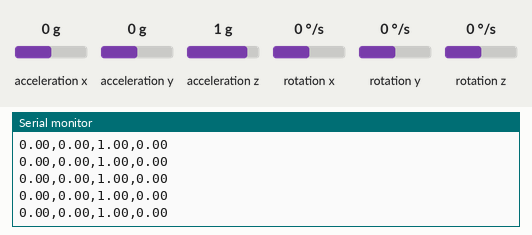
Simulated run of this sketch. Board: Arduino Nano 33 BLE. Parts: the last lines printed to the serial monitor. The test bench sets the inputs (shaded band); at power-on: acceleration x 0 g, acceleration y 0 g, acceleration z 1 g, rotation x 0 °/s, rotation y 0 °/s, rotation z 0 °/s.

Above: at 1.2 s.
1.3 s: acceleration x set to -1.4 g
At 2.1 s:
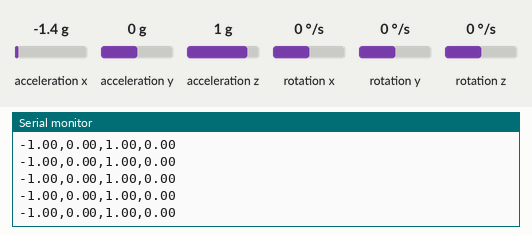
4.3 s: acceleration y set to -1.4 g
At 5.2 s:
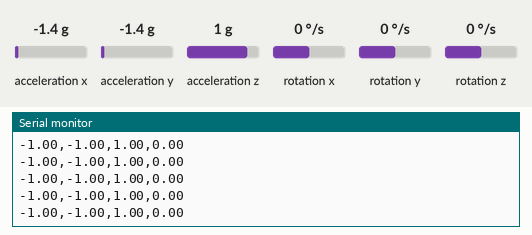
5.8 s: acceleration z set to -1.4 g
At 6.5 s:
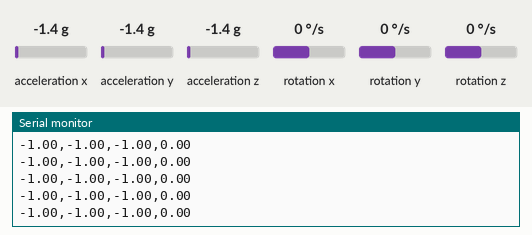
7.3 s: rotation x set to -192 °/s
At 8.3 s:
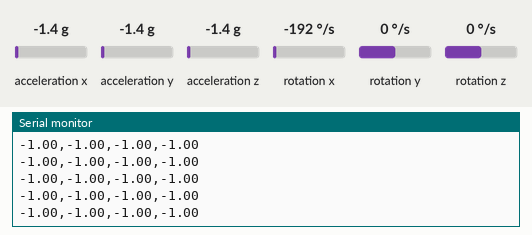

The sketch:

AMARASketch.ino
```cpp
#include <Arduino_LSM9DS1.h>

float xGyro, yGyro, zGyro, xAcc, yAcc, zAcc, normalizedXAcc, normalizedYAcc, normalizedZAcc;
float spikeX = 0;  // Stores the spike value for x (-1 to 1)

int threshold = 100;  // Degrees per second threshold for spike detection
float decayRate = 0.0;  // How fast spikes decay (0.95 = 5% decay per loop)

void setup() {
  Serial.begin(9600);
  while (!Serial);
  Serial.println("Started");

  if (!IMU.begin()) {
    Serial.println("Failed to initialize IMU!");
    while (1);
  }
  Serial.print("Gyroscope sample rate = ");
  Serial.print(IMU.gyroscopeSampleRate());
  Serial.println(" Hz");

  Serial.print("Accelerometer sample rate = ");
  Serial.print(IMU.accelerationSampleRate());
  Serial.println("Hz");
}

void loop() {

  if (IMU.gyroscopeAvailable() && IMU.accelerationAvailable()) {
    IMU.readGyroscope(xGyro, yGyro, zGyro);
    IMU.readAcceleration(xAcc, yAcc, zAcc);

    //*****************//
    //ACCELEROMETER LOGIC
    //*****************//

    if (abs(xAcc) > 0.1) { // absolute value
      normalizedXAcc = constrain(xAcc, -1.0, 1.0); //  -1 to +1 value for x tilt
    }
    if (abs(yAcc) > 0.1){
      normalizedYAcc = constrain(yAcc, -1.0, 1.0); //  -1 to +1 value for y tilt
    }
    if (abs(zAcc) > 0.1){
      normalizedZAcc = constrain(zAcc, -1.0, 1.0); //  -1 to +1 value for z tilt
    }

    //*****************//
    //GYROSCOPE LOGIC
    //*****************//

    // SPIKE DETECTION for X axis (GYROSCOPE)
    if (xGyro > threshold) {
      spikeX = 1.0;  // Positive spike
    } else if (xGyro < -threshold) {
      spikeX = -1.0;  // Negative spike
    } else {
      spikeX *= decayRate;  // Decay towards 0
    }

    // Output: normalizedXAcc, normalizedYAcc, normalizedZAcc, spikeX
    Serial.print(normalizedXAcc);
    Serial.print(",");
    Serial.print(normalizedYAcc);
    Serial.print(",");
    Serial.print(normalizedZAcc);
    Serial.print(",");
    Serial.println(spikeX);

  }

  delay(10);  // Small delay for data rate control
}
```

Measured:
- after the input at 1.3 s, the serial monitor: prints a new line at once (image 1)
- after the input at 4.3 s, the serial monitor: prints a new line at once (image 2)
- after the input at 5.8 s, the serial monitor: prints a new line at once (image 3)
- after the input at 7.3 s, the serial monitor: prints a new line at once (image 4)
